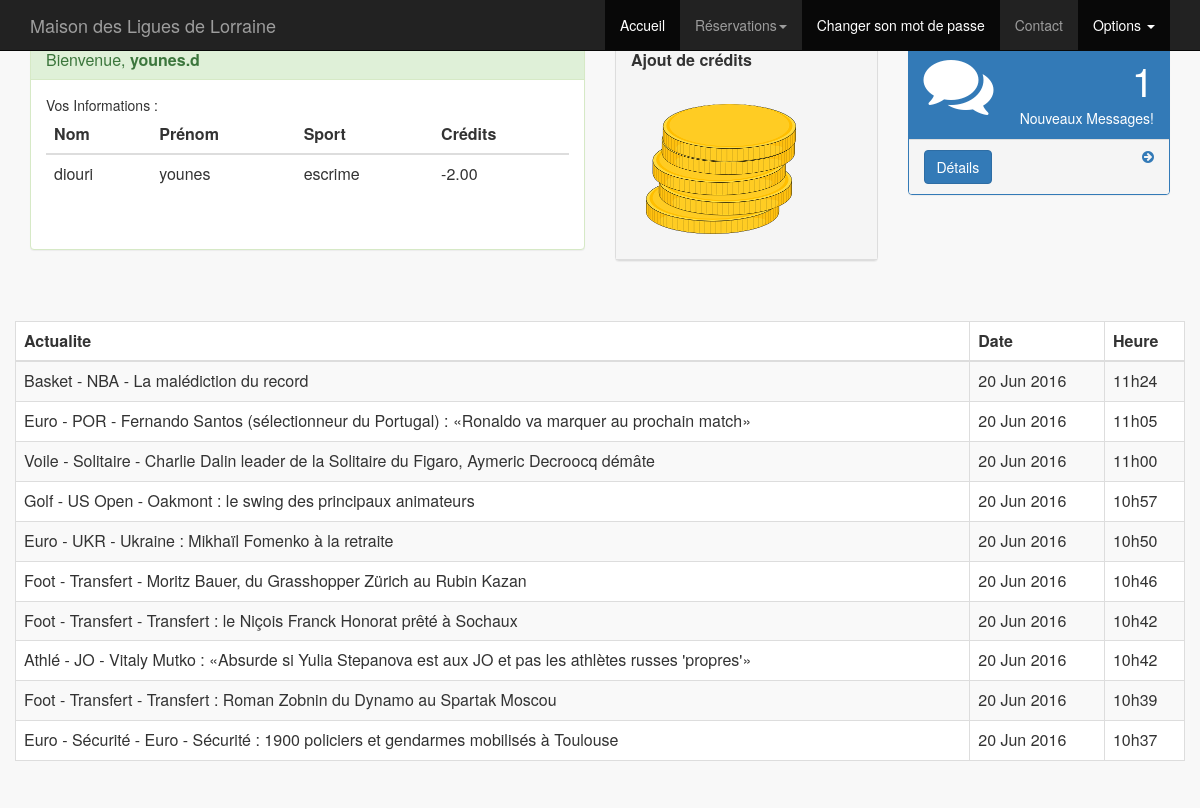
The app's page /membres.php (signed in) with its own data.
### tables this page shows
CREATE TABLE IF NOT EXISTS `contact` (
  `idcontact` int(20) NOT NULL AUTO_INCREMENT,
  `nom` text NOT NULL,
  `prenom` text NOT NULL,
  `telephone` text NOT NULL,
  `ville` text NOT NULL,
  `email` text NOT NULL,
  `codepostal` text NOT NULL,
  `adresse` text NOT NULL,
  `sport` text NOT NULL,
  `login` varchar(20) NOT NULL,
  `password` varchar(20) NOT NULL,
  `credits` double(6,2) NOT NULL,
  `date_changepass` varchar(30) NOT NULL,
  `nombre_reservations` int(11) NOT NULL,
  PRIMARY KEY (`idcontact`)
);

CREATE TABLE IF NOT EXISTS `actualite` (
  `id` int(4) NOT NULL AUTO_INCREMENT,
  `date` text NOT NULL,
  `heure` text NOT NULL,
  `designation` text NOT NULL,
  `Description` text NOT NULL,
  PRIMARY KEY (`id`)
);

### membres.php (the view, shortened to what this page needs)
<?php
	include("nav.php");
?>
<head>
    <link href="admin/bower_components/bootstrap/dist/css/bootstrap.min.css" rel="stylesheet">
    <link href="admin/bower_components/metisMenu/dist/metisMenu.min.css" rel="stylesheet">
    <link href="admin/dist/css/timeline.css" rel="stylesheet">
    <link href="admin/dist/css/sb-admin-2.css" rel="stylesheet">
    <link href="admin/bower_components/morrisjs/morris.css" rel="stylesheet">
    <link href="admin/bower_components/font-awesome/css/font-awesome.min.css" rel="stylesheet" type="text/css">
<title>Accueil membre</title></head>
<br />
<br />
<div class="container">
    <div class="row">
        <div class="col-sm-6">
          <div class="panel panel-success">
            <div class="panel-heading">
				<h3 class="panel-title">
				<?php
					echo 'Bienvenue, <strong> '. $_SESSION['login'].'</strong>';
				?>
				</h3>
			</div>
            <div class="panel-body">
              Vos Informations : <br />
				<table class="table">
					<thead>
					<tr><th>Nom</th><th>Prénom</th><th>Sport</th><th>Crédits</th></tr>
					</thead>
					<tbody>
					<tr>
					<?php
					$req="select * from contact where login='".$_SESSION["login"]."'";
					$query=mysql_query($req);
					$data=mysql_fetch_assoc($query);
					while($data)
					{
						echo "<tr><td>".$data["nom"]."</td><td>".$data["prenom"]."</td><td>".$data["sport"]."</td><td>".$data["credits"]."</td></tr>";
						$data=mysql_fetch_assoc($query);
					}
					?>
					</tbody>
				</table>
				<br />
            </div>
          </div>
		</div>
		<div class="col-sm-3">
			<div class="panel panel-default">
				<div class="panel-heading">
					<h3 class="panel-title">
					<?php
					echo '<strong> Ajout de crédits</strong>';
					?>
					</h3>
					<div class="panel-body">
					<br />
					<a href="add-credits.php"/><img src="images/coin.png" /></a>
					<br />
					</div>
				</div>
			</div>
		</div>
		<div class="col-lg-3">
                    <div class="panel panel-primary">
                        <div class="panel-heading">
                            <div class="row">
                                <div class="col-xs-3">
                                    <i class="fa fa-comments fa-5x"></i>
                                </div>
                                <div class="col-xs-9 text-right">
                                    <div class="huge">1</div>
                                    <div>Nouveaux Messages!</div>
                                </div>
                            </div>
                        </div>
                        <a href="#">
                            <div class="panel-footer">
                                <span class="pull-left"><button data-toggle="modal" href="#infos" class="btn btn-primary">Détails</button>
								</span>
                                <span class="pull-right"><i class="fa fa-arrow-circle-right"></i></span>
                                <div class="clearfix"></div>
                            </div>
                        </a>
                    </div>
        </div>
	</div>
	<br />
	<br />
	<div class="row">
			<div class="table responsive">
				<table class= "table table-striped table-bordered table-hover">
					<thead>
						<tr><th>Actualite</th><th>Date</th><th>Heure</th></tr>
					</thead>
					<tbody>
							<?php
							$req = "select * from actualite order by id limit 10";
							$resultat = mysql_query($req);
							$ligne = mysql_fetch_assoc($resultat);
							while($ligne)
							{
								echo "<tr><td>".$ligne["designation"]."</td><td>".$ligne["date"]."</td><td> ".$ligne["heure"]."</td></tr>";
								$ligne = mysql_fetch_assoc($resultat);
							}
							?>
					</tbody>
				</table>
			</div>
    </div>
</div>
<br />
<br />
</body>
</html>

### nav.php (shortened to what this page needs)
<html>
<head> <meta charset="utf-8">
    <link href="https://maxcdn.bootstrapcdn.com/bootstrap/3.3.5/css/bootstrap.min.css" rel="stylesheet">
  <link href="http://getbootstrap.com/examples/theme/theme.css" rel="stylesheet"/>
</head>
<body>
 <nav class="navbar navbar-inverse navbar-fixed-top">
      <div class="container">
        <div class="navbar-header">
          <a class="navbar-brand" href="membres.php">Maison des Ligues de Lorraine</a>
        </div>
        <div id="navbar" class="navbar-collapse collapse navbar-right">
          <ul class="nav navbar-nav">
            <li class="active"><a href="membres.php">Accueil</a></li>
            <li class="dropdown">
              <a href="#" class="dropdown-toggle" data-toggle="dropdown" role="button" aria-haspopup="true" aria-expanded="false">Réservations<span class="caret"></span></a>
            </li>
			<li class="active"><a href="modif-password.php">Changer son mot de passe</a></li>
            <li><a href="contact.php">Contact</a></li>
            <li class="dropdown active">
              <a href="#" class="dropdown-toggle" data-toggle="dropdown" role="button" aria-haspopup="true" aria-expanded="false">Options <span class="caret"></span></a>
            </li>
          </ul>
        </div>
      </div>
    </nav>

### records on screen
contact: nom "diouri", prenom "younes", sport "escrime", credits "-2.00"
actualite: designation "Basket - NBA - La malédiction du record", date "20 Jun 2016", heure "11h24"
actualite: designation "Euro - POR - Fernando Santos (sélectionneur du Portugal) : «Ronaldo va marquer au prochain match»", date "20 Jun 2016", heure "11h05"
actualite: designation "Voile - Solitaire - Charlie Dalin leader de la Solitaire du Figaro, Aymeric Decroocq démâte", date "20 Jun 2016", heure "11h00"
actualite: designation "Golf - US Open - Oakmont : le swing des principaux animateurs", date "20 Jun 2016", heure "10h57"
actualite: designation "Euro - UKR - Ukraine : Mikhaïl Fomenko à la retraite", date "20 Jun 2016", heure "10h50"
actualite: designation "Foot - Transfert - Moritz Bauer, du Grasshopper Zürich au Rubin Kazan", date "20 Jun 2016", heure "10h46"
actualite: designation "Foot - Transfert - Transfert : le Niçois Franck Honorat prêté à Sochaux", date "20 Jun 2016", heure "10h42"
actualite: designation "Athlé - JO - Vitaly Mutko : «Absurde si Yulia Stepanova est aux JO et pas les athlètes russes 'propres'»", date "20 Jun 2016", heure "10h42"
actualite: designation "Foot - Transfert - Transfert : Roman Zobnin du Dynamo au Spartak Moscou", date "20 Jun 2016", heure "10h39"
actualite: designation "Euro - Sécurité - Euro - Sécurité : 1900 policiers et gendarmes mobilisés à Toulouse", date "20 Jun 2016", heure "10h37"

### other values on screen
$_SESSION['login'] "younes.d"
